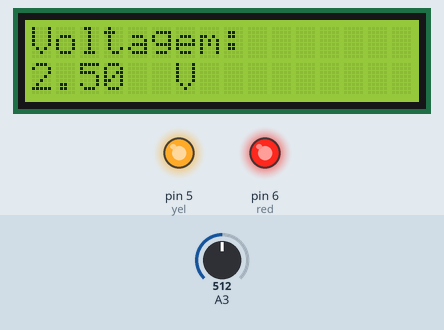
This sketch was run on a simulated Arduino Uno, built with avr-gcc and run on an emulated ATmega328P. Shown: 16×2 character LCD, output pins drawn as LEDs (lit = HIGH). Inputs (shaded band) come from the test bench; at power-on: A3 = 512. What the sketch prints to the serial monitor is not drawn.

Above: at 1.2 s.
1.3 s: A3 set to 10
At 1.57 s:
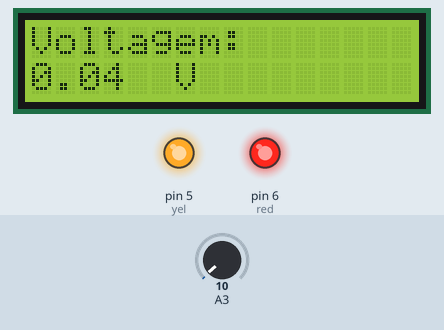
4.3 s: A3 set to 7
At 4.57 s:
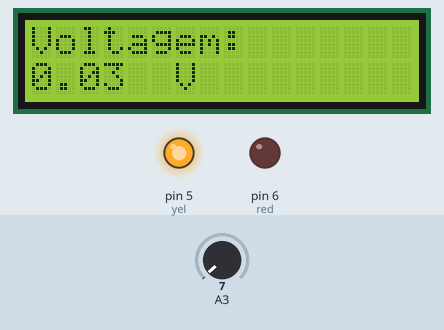
6.6 s: A3 set to 0
At 6.85 s:
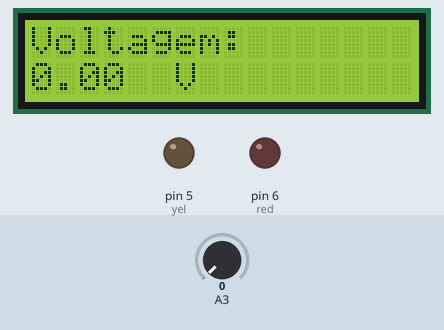
Timing chart, 0 to 9.6 s (numbered marks = the images above; inputs shaded):
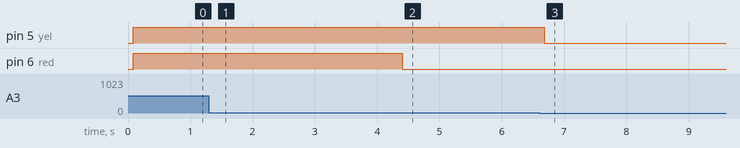

Measured:
- the behaviour switches between 9 and 8 on A3 (found by bisection; images 1 and 2)
- after the input at 1.3 s, the display: changes after 0.10 s (image 1)
- after the input at 4.3 s, pin 6 (red): HIGH → LOW after 0.10 s; the display: changes after 0.10 s (image 2)
- after the input at 6.6 s, pin 5 (yel): HIGH → LOW after 0.08 s; the display: changes after 0.08 s (image 3)

The sketch:

ledsFloat03.ino
```cpp
#include <Wire.h>
#include <LiquidCrystal_I2C.h> //coloca a biblioteca que faz nosso display funcionar

unsigned int sensor; //o valor que vem
unsigned int pwm; //coloca o valor convertido
int red = 6;
int yel = 5;


// Inicializa o display no endereco 0x27
LiquidCrystal_I2C lcd(0x27,2,1,0,4,5,6,7,3, POSITIVE);

void setup() {
  lcd.begin (16,2); // Inicializa o display LCD 16x2
  lcd.setBacklight(HIGH); // Liga a luz de fundo do LCD
  Serial.begin(9600);
  pinMode(red, OUTPUT);
  pinMode(yel, OUTPUT);
}

void loop() {
  sensor = analogRead(A3);
  Serial.println(sensor);


  pwm = map(sensor, 0, 1023, 0, 500);

  float fpwm = pwm / 100.0;  //o 100.0 divide por um float tbm, e declarar assim faz ele ter .xx no numero do pwm!

  lcd.setCursor(0,0);
  lcd.print("Voltagem:");
  lcd.setCursor(0,1);
  lcd.print(fpwm);
  lcd.setCursor(5,1);
  lcd.print(" V");

  if(pwm > 2){
    digitalWrite(yel, HIGH);
  } else{
    digitalWrite(yel, LOW);
  }
  if(pwm > 3){
    digitalWrite(red, HIGH);
  } else{
    digitalWrite(red, LOW);
  }

  delay(100);
  lcd.clear();
}
```
